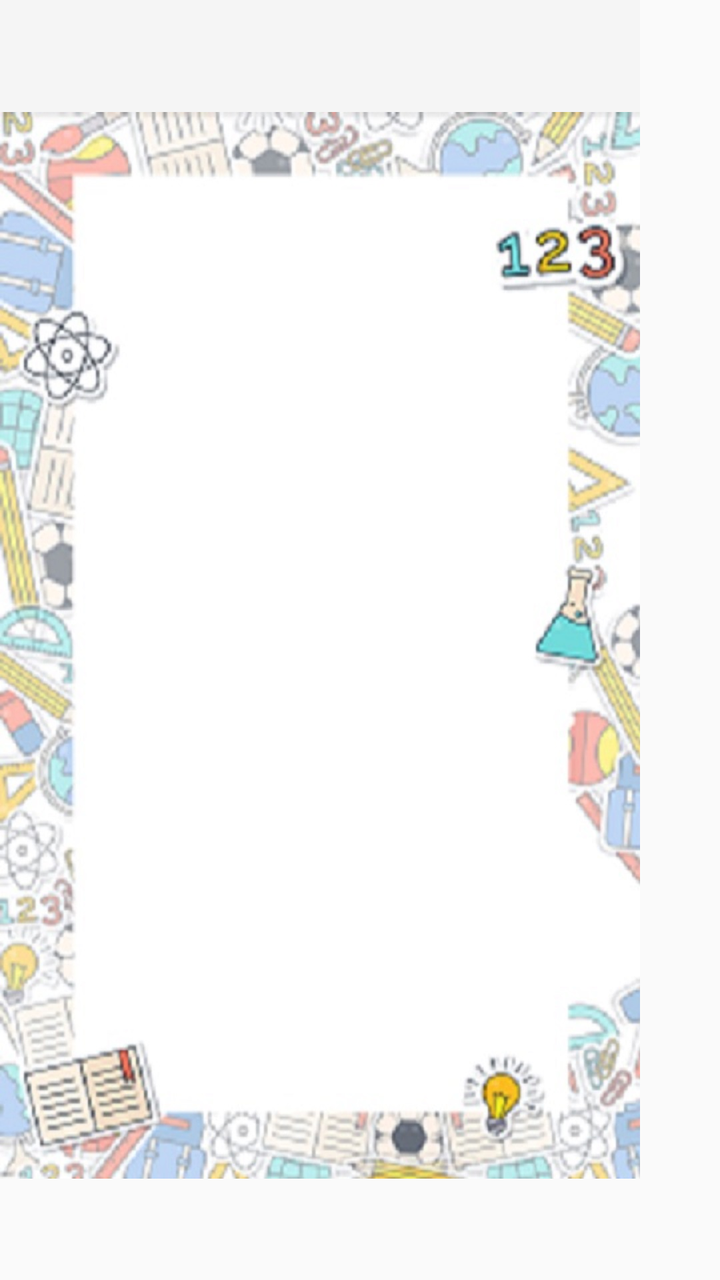
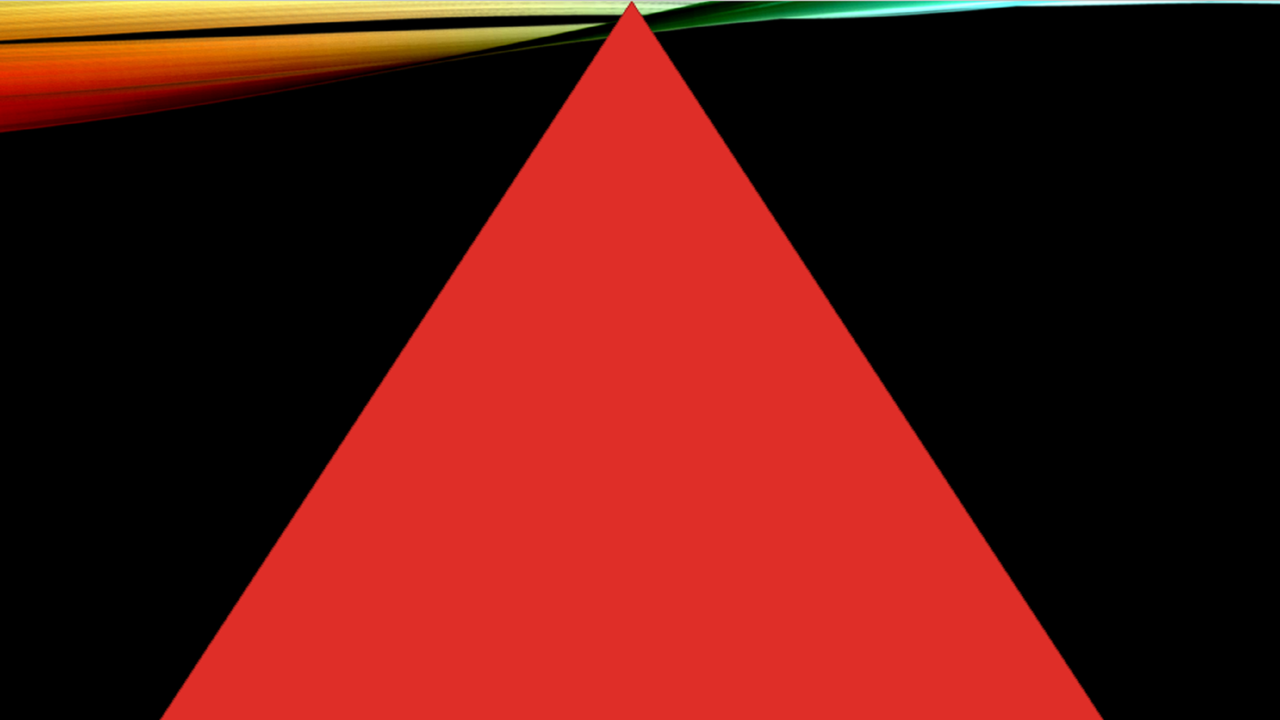

Compare how this app lays out the same screen by default and in its alternative resource folder. The renders come first, then the two layout files and the values they reference.
<!-- AndroidManifest.xml: application theme Theme.AppCompat.Light.NoActionBar -->
<!-- res/layout/activity_tenth_testpapers.xml -->
<?xml version="1.0" encoding="utf-8"?>
<ScrollView xmlns:android="http://schemas.android.com/apk/res/android"
    xmlns:tools="http://schemas.android.com/tools"
    android:layout_width="match_parent"
    android:layout_height="match_parent"
    android:id="@+id/dynamicSubjectScrollLayout">
<LinearLayout
    android:layout_width="wrap_content"
    android:layout_height="wrap_content"
    android:orientation="vertical">

    <androidx.appcompat.widget.Toolbar
    android:id="@+id/tenth_toolbar"
    android:layout_width="match_parent"
    android:layout_height="?attr/actionBarSize"
    android:background="?attr/colorPrimary"
    android:theme="@style/ThemeOverlay.AppCompat.ActionBar" />
    <LinearLayout
    android:id="@+id/dynamicSubjectLayout"
    android:layout_width="match_parent"
    android:layout_height="wrap_content"
    android:background="@drawable/gsw_plain_bg"
    android:orientation="vertical"
    tools:context="com.edu.worx.global.DisplaySubjectsActivity">
    </LinearLayout>
</LinearLayout>
</ScrollView>
<!-- resources referenced by this layout -->
<resources>
  <!-- drawable gsw_plain_bg: jpg bitmap (drawable-hdpi, 79238 bytes) -->
</resources>
<!-- res/layout-land/activity_tenth_testpapers.xml (the repository's variant of the layout above) -->
<!-- drawn on the phone turned sideways -->
<android.widget.LinearLayout xmlns:android="http://schemas.android.com/apk/res/android"
    android:id="@+id/dynamicSubjectLayout"
    android:layout_width="match_parent"
    android:layout_height="match_parent"
    android:orientation="vertical"
    android:background="@drawable/global_school_worx_tenthpapers_bg"
/>
<!-- resources referenced by the variant -->
<!-- as the phone turned sideways resolves them -->
<resources>
  <!-- drawable global_school_worx_tenthpapers_bg: png bitmap (drawable, 223935 bytes) -->
</resources>
